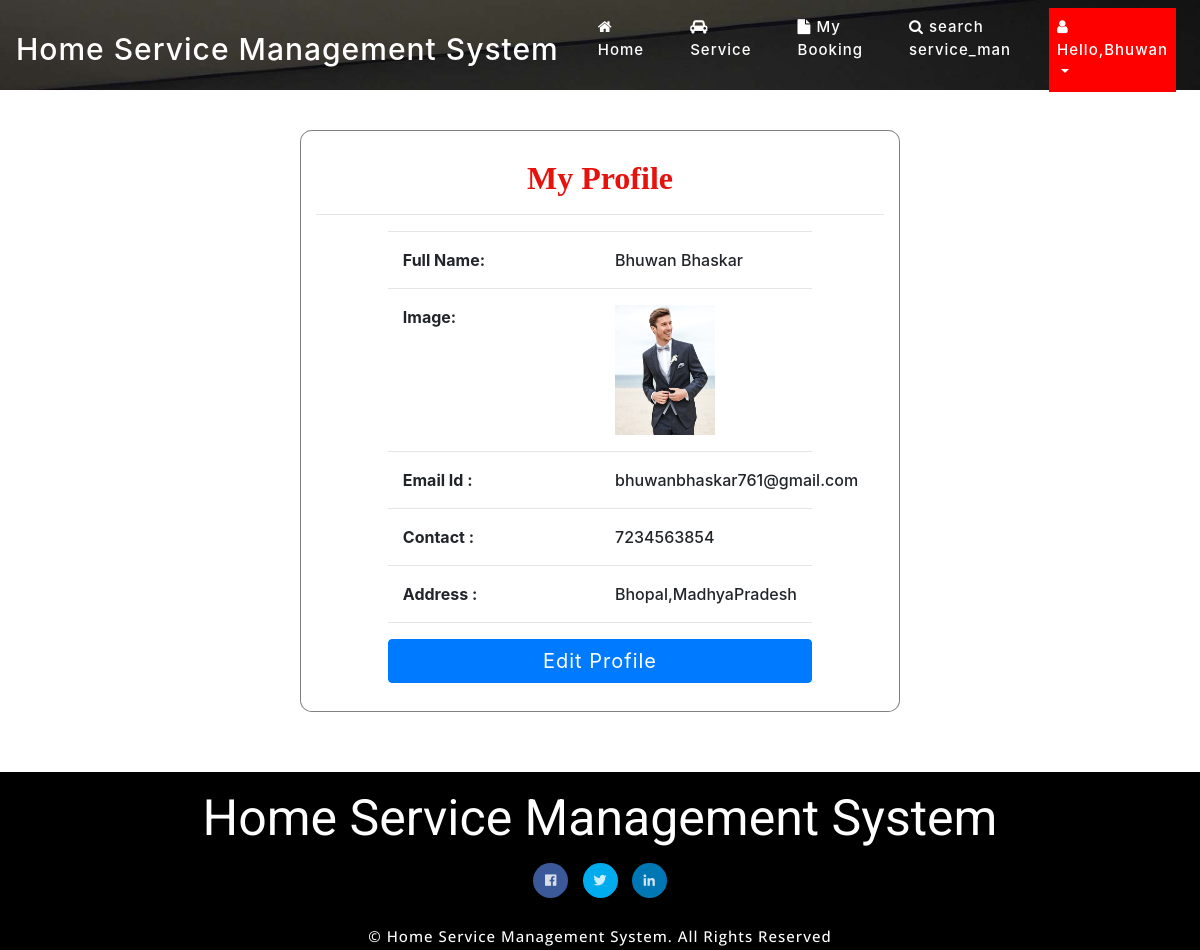
Screenshot of /profile (signed in) with the database file from the repository.
### home_service/models.py (models this page shows, shortened)
class Customer(models.Model):
    user = models.ForeignKey(User, on_delete=models.CASCADE, null=True)
    contact = models.CharField(max_length=100, null=True)
    address = models.CharField(max_length=100, null=True)
    image = models.FileField(null=True)

### home_service/views.py (the view)
# urls.py: path('profile',profile,name="profile"),
def profile(request):
    user = User.objects.get(id=request.user.id)
    error = ""
    try:
        sign = Customer.objects.get(user=user)
        error = "pat"
    except:
        sign = Service_Man.objects.get(user=user)
    terror = False
    d = {'pro':sign,'error':error}
    return render(request,'profile.html',d)

### home_service/templates/profile.html (shortened to what this page needs)
{% extends 'index.html' %}
{% load static %}
{% block body %}
	<div class="w3l_banner_info" style="height:10px">
		<div class="slider1">
			<div class="callbacks_container">
				<ul class="rslides" id="slider3">
					<li>
						<div class="slider1-img" style="height:90px">
							<div class="slider_banner_info">
							</div>
						</div>
					</li>
				</ul>
			</div>
		</div>
	</div>
</header>
    <div class="container" style="width:50%;margin-top:10%;margin-bottom:5%;background:white;border-radius:2%;border:1px solid grey">
    <h2 style="font-weight:bold;font-family : 'Monotype Corsiva' ; color : #E6120E ;margin-top:5%" align="center">My Profile</h2><hr>
    <div align="left" class="container-fluid" style="width:80%;margin-bottom:5%">
    <hr><div class="row" >
        <div class="col-md-6 div2">
            <strong>Full Name:</strong>
        </div>
        <div class="col-md-6 div1">
            {{pro.user.first_name}} {{pro.user.last_name}}
        </div>
    </div><hr>
    <div class="row">
        <div class="col-md-6 div2">
            <strong>Image:</strong>
        </div>
        <div class="col-md-6">
            <img src="{{pro.image.url}}" style="width:100px;height:130px"></img>
        </div></div><hr>
    <div class="row">
        <div class="col-md-6 div2">
            <strong>Email Id :</strong>
        </div>
        <div class="col-md-6 div1">
            {{pro.user.email}}
        </div>
    </div><hr>
     <div class="row">
        <div class="col-md-6 div2">
            <strong>Contact :</strong>
        </div>
        <div class="col-md-6 div1">
            {{pro.contact}}
        </div>
     </div><hr>
    <div class="row">
        <div class="col-md-6 div2">
            <strong>Address :</strong>
        </div>
        <div class="col-md-6 div1">
            {{pro.address}}
        </div>
    </div><hr>
    <a href="{% url 'edit_profile' %}"><button class="btn btn-primary" style="width:100%">Edit Profile</button></a>
    </div></div>
{% endblock %}

### home_service/templates/index.html (shortened to what this page needs)
<!DOCTYPE html>
{% load static %}
<html>
<head>
<link href="{% static 'css/bootstrap.min.css' %}" rel="stylesheet" type="text/css" media="all">
<link href="{% static 'css/fontawesome-all.min.css' %}" rel="stylesheet" type="text/css" media="all">
<link href="{% static 'css/easy-responsive-tabs.css' %}" rel='stylesheet' type='text/css'/>
<link rel="stylesheet" href="{% static 'css/flexslider.css' %}" type="text/css" media="all">
<link rel="stylesheet" type="text/css" href="{% static 'css/style_common.css' %}" />
<link rel="stylesheet" type="text/css" href="{% static 'css/style1.css' %}" />
<link href="{% static 'css/style.css' %}" rel="stylesheet" type="text/css" media="all"/>
<link rel="stylesheet" href="https://cdnjs.cloudflare.com/ajax/libs/font-awesome/4.7.0/css/font-awesome.min.css">
</head>
<body>
<header>
	<nav class="navbar navbar-expand-lg navbar-light">
  <a class="navbar-brand" href="{% url 'home' %}" style="font-size:30px">Home Service Management System</a>
  <div class="collapse navbar-collapse" id="navbarSupportedContent">
    <ul class="navbar-nav ml-auto">
      {% if request.user.is_staff %}
        <li class="nav-item dropdown">
        <a class="nav-link dropdown-toggle" href="#" id="navbarDropdown" style="background-color:red" role="button" data-toggle="dropdown" aria-haspopup="true" aria-expanded="false">
          <i class="fa fa-user"></i> Hello,{{request.user.username}}
        </a>
        <div class="dropdown-menu" aria-labelledby="navbarDropdown">
          <a class="dropdown-item" href="{% url 'profile' %}">Profile</a>
          <a class="dropdown-item" href="{% url 'change_password' %}">Change Password</a>
          <a class="dropdown-item" href="{% url 'logout' %}">Logout</a>
        </div>
      </li>
        {% else %}
        {% if request.user.username %}
        {% if error == "pat" %}
        <li class="nav-item ">
        <a class="nav-link" href="{% url 'user_home' %}">
           <i class="fa fa-home"></i> Home</a>
      </li>
        <li class="nav-item ">
        <a class="nav-link" href="{% url 'service' %}">
           <i class="fa fa-car"></i> Service</a>
      </li>
        <li class="nav-item ">
        <a class="nav-link" href="{% url 'customer_order' %}">
           <i class="fa fa-file"></i> My Booking</a>
      </li>
      <li class="nav-item ">
        <a class="nav-link" href="{% url 'search_cities' %}">
           <i class="fa fa-search"></i> search service_man</a>
      </li>
        <li class="nav-item dropdown">
        <a class="nav-link dropdown-toggle" href="#" id="navbarDropdown" style="background-color:red" role="button" data-toggle="dropdown" aria-haspopup="true" aria-expanded="false">
          <i class="fa fa-user"></i> Hello,{{request.user.username}}
        </a>
      </li>
        {% endif %}
        {% endif %}
        {% endif %}
    </ul>
  </div>
</nav>
    {% block body %}
    {% endblock %}
<section class="footer">
<div class="container">
<h3>Home Service Management System</h3>
     <div class="wrapper">
<ul class="social-icons icon-circle icon-zoom list-unstyled list-inline">
<li> <a href="#"><i class="fab fa-facebook-f"></i></a></li>
<li> <a href="#"><i class="fab fa-twitter"></i></a></li>
<li> <a href="#"><i class="fab fa-linkedin-in"></i></a></li>
</ul>
</div>
<div class="copyright">
			<p>© Home Service Management System. All Rights Reserved </p>
		</div>
	</div>
</section>
</body>
</html>

### home_service/static/css/easy-responsive-tabs.css (style rules this page uses)
body { margin: 0px; padding: 0px; background: #f5f5f5; font-weight: 500; }
ul.resp-tabs-list, p { margin: 0px; padding: 0px; }

### home_service/static/css/style.css (style rules this page uses)
body { padding: 0; margin: 0; background-color:#fff; }
body a { transition: 0.5s all; -webkit-transition: 0.5s all; -moz-transition: 0.5s all; -o-transition: 0.5s all; -ms-transition: 0.5s all; text-decoration: none; }
h1, h2, h3, h4, h5, h6 { margin: 0; padding: 0; font-weight:normal; font-family: 'Roboto', sans-serif; }
p { margin: 0; letter-spacing:1px; line-height:1.8em; font-size:13px; font-family: 'Open Sans', sans-serif; }
.row { margin:0px; padding:0px; }
ul { margin: 0; padding: 0; }
a { color:#000; }
.navbar-collapse { padding: 0; }
.slider_banner_info { padding-top: 18em; text-align: center; width: 60%; margin: 0 auto; }
.slider1-img { background: url(../images/2.jpg) no-repeat 0px 0px; background-size: cover; -webkit-background-size: cover; -moz-background-size: cover; -o-background-size: cover; -ms-background-size: cover; height: 400px; }
#slider2, #slider3 { box-shadow: none; -moz-box-shadow: none; -webkit-box-shadow: none; margin: 0 auto; }
.callbacks { position: relative; list-style: none; overflow: hidden; width: 100%; padding: 0; margin: 0; }
.callbacks li { position: absolute; width: 100%; }
.rslides { position: relative; list-style: none; overflow: hidden; width: 100%; padding: 0; }
.rslides li { -webkit-backface-visibility: hidden; position: absolute; display: none; width: 100%; left: 0; top: 0; }
.rslides li { position: relative; display: block; float: left; }
nav.navbar.navbar-expand-lg.navbar-light { position: absolute; top: 0px; z-index: 9; width:100%; }
.w3l_banner_info { position: relative; }
.navbar-light .navbar-brand { color: #fff; font-size:50px; letter-spacing: 1px; }
.navbar-light .navbar-nav .nav-link { color: #fff; font-size: 15px; letter-spacing: 1px; margin:0 15px; }
.btn-primary { color: #fff; background-color: #007bff; border-color: #007bff; font-size: 20px; letter-spacing: 1px; }
.social-icons .fab { width: 35px; height: 35px; line-height: 35px; font-size:13px; text-align: center; color: #FFF; color: rgba(255, 255, 255, 0.8); -webkit-transition: all 0.3s ease-in-out; -moz-transition: all 0.3s ease-in-out; -ms-transition: all 0.3s ease-in-out; -o-transition: all 0.3s ease-in-out; transition: all 0.3s ease-in-out; }
.wrapper { margin: 15px 0; }
.social-icons.icon-circle .fab { border-radius: 50%; }
i.fab.fa-linkedin-in { background-color: #0077B5; }
i.fab.fa-twitter { background-color: #00aced; }
i.fab.fa-facebook-f { background-color: #3b5998; }
.list-inline li { display: inline-block; padding-right: 5px; padding-left: 5px; margin-bottom: 10px; }
section.footer { text-align: center; background-color: #000; padding: 1em 0 0; }
section.footer h3 { font-size: 50px; color: #fff; }
.copyright p { color:#fff; font-size: 15px; }

### rows the page displays
Customer: user.first_name "Bhuwan", user.last_name "Bhaskar", image (picture), user.email "bhuwanbhaskar761@gmail.com", contact "7234563854", address "Bhopal,MadhyaPradesh"

### other values shown
{{ request.user.username }} "Bhuwan"
